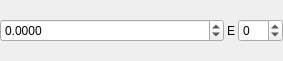
<?xml version="1.0" encoding="UTF-8"?>
<ui version="4.0">
 <class>ScientificScroller</class>
 <widget class="QWidget" name="ScientificScroller">
  <property name="geometry">
   <rect>
    <x>0</x>
    <y>0</y>
    <width>283</width>
    <height>61</height>
   </rect>
  </property>
  <property name="windowTitle">
   <string>Form</string>
  </property>
  <layout class="QHBoxLayout" name="horizontalLayout" stretch="1,0,0">
   <property name="spacing">
    <number>3</number>
   </property>
   <property name="leftMargin">
    <number>0</number>
   </property>
   <property name="topMargin">
    <number>0</number>
   </property>
   <property name="rightMargin">
    <number>0</number>
   </property>
   <property name="bottomMargin">
    <number>0</number>
   </property>
   <item>
    <widget class="QDoubleSpinBoxDotSeparator" name="mantissa">
     <property name="specialValueText">
      <string/>
     </property>
     <property name="decimals">
      <number>4</number>
     </property>
     <property name="minimum">
      <double>-1000.000000000000000</double>
     </property>
     <property name="maximum">
      <double>1000.000000000000000</double>
     </property>
     <property name="singleStep">
      <double>0.010000000000000</double>
     </property>
    </widget>
   </item>
   <item>
    <widget class="QLabel" name="label">
     <property name="text">
      <string>E</string>
     </property>
    </widget>
   </item>
   <item>
    <widget class="QSpinBox" name="exponent">
     <property name="minimum">
      <number>-99</number>
     </property>
    </widget>
   </item>
  </layout>
 </widget>
 <customwidgets>
  <customwidget>
   <class>QDoubleSpinBoxDotSeparator</class>
   <extends>QDoubleSpinBox</extends>
   <header>mdt.gui.widgets.decorator_widgets</header>
  </customwidget>
 </customwidgets>
 <resources/>
 <connections/>
</ui>
